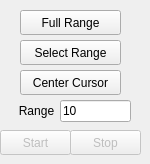
    <widget class="QWidget" name="tabZScan">
     <attribute name="title">
      <string>Z Scan</string>
     </attribute>
     <widget class="QPushButton" name="pbCenterZ">
      <property name="geometry">
       <rect>
        <x>20</x>
        <y>70</y>
        <width>101</width>
        <height>25</height>
       </rect>
      </property>
      <property name="text">
       <string>Center Cursor</string>
      </property>
     </widget>
     <widget class="QPushButton" name="pbStartZ">
      <property name="enabled">
       <bool>false</bool>
      </property>
      <property name="geometry">
       <rect>
        <x>0</x>
        <y>130</y>
        <width>71</width>
        <height>25</height>
       </rect>
      </property>
      <property name="text">
       <string>Start</string>
      </property>
     </widget>
     <widget class="QPushButton" name="pbSelectRangeZ">
      <property name="enabled">
       <bool>true</bool>
      </property>
      <property name="geometry">
       <rect>
        <x>20</x>
        <y>40</y>
        <width>101</width>
        <height>25</height>
       </rect>
      </property>
      <property name="text">
       <string>Select Range</string>
      </property>
     </widget>
     <widget class="QPushButton" name="pbFullRangeZ">
      <property name="geometry">
       <rect>
        <x>20</x>
        <y>10</y>
        <width>101</width>
        <height>25</height>
       </rect>
      </property>
      <property name="text">
       <string>Full Range</string>
      </property>
     </widget>
     <widget class="QLineEdit" name="txtRangeZ">
      <property name="geometry">
       <rect>
        <x>60</x>
        <y>100</y>
        <width>71</width>
        <height>22</height>
       </rect>
      </property>
      <property name="text">
       <string>10</string>
      </property>
     </widget>
     <widget class="QLabel" name="label_21">
      <property name="geometry">
       <rect>
        <x>10</x>
        <y>100</y>
        <width>53</width>
        <height>21</height>
       </rect>
      </property>
      <property name="text">
       <string>Range</string>
      </property>
      <property name="alignment">
       <set>Qt::AlignCenter</set>
      </property>
     </widget>
     <widget class="QPushButton" name="pbStopZ">
      <property name="enabled">
       <bool>false</bool>
      </property>
      <property name="geometry">
       <rect>
        <x>70</x>
        <y>130</y>
        <width>71</width>
        <height>25</height>
       </rect>
      </property>
      <property name="text">
       <string>Stop</string>
      </property>
     </widget>
    </widget>
